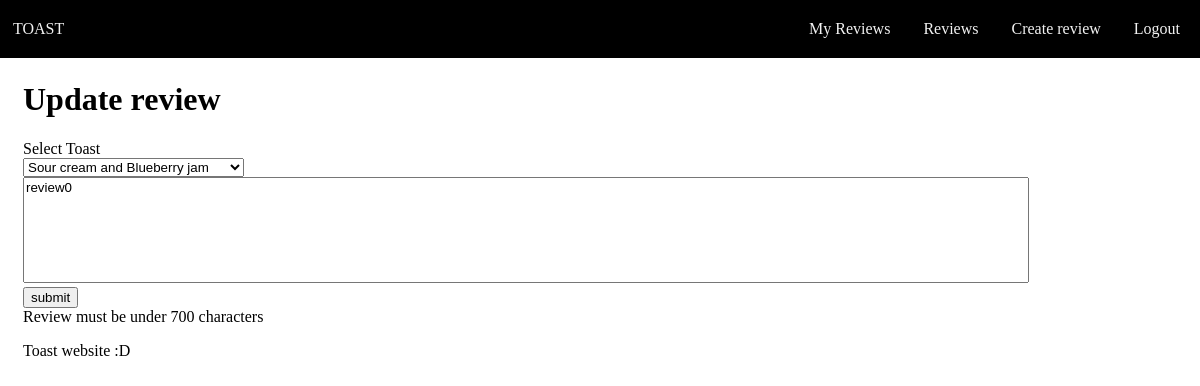
Before: /update_reviews (signed in) with the older database file.
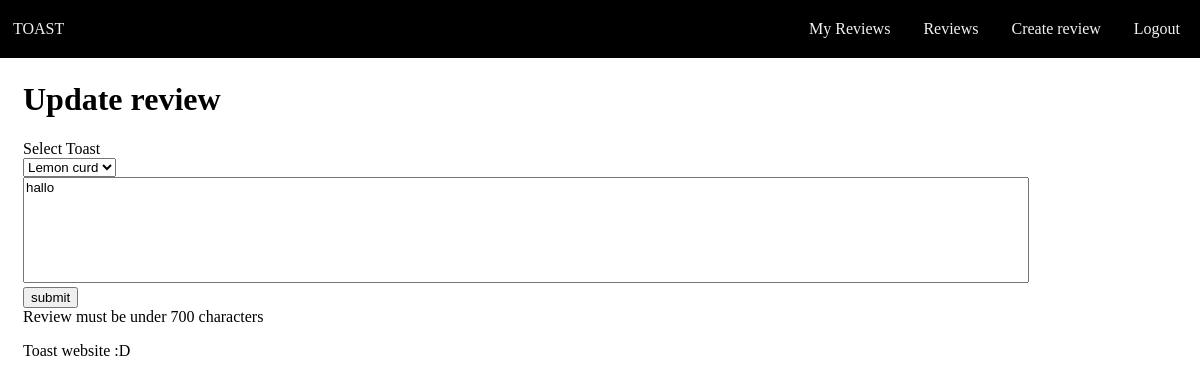
After: the same page with the newer database file.
### tables this page shows
CREATE TABLE Reviews (id INTEGER PRIMARY KEY AUTOINCREMENT, user_id INTEGER REFERENCES Users (id), review TEXT NOT NULL, toast_id, approval INTEGER);

### routes.py (the view, shortened to what this page needs)
@app.route('/update_reviews', methods=['GET', 'POST'])
def update_reviews():
    if request.method == 'GET':
        username = session['username']
        query = "SELECT t.id, description, review FROM reviews as r join users as u on r.user_id = u.id join Toast as t on r.toast_id = t.id WHERE u.username = ?"
        toasts = sql_queries(query, 1, (username, ))
        return render_template('update_reviews.html', toasts=toasts)

### routes.py (called while the page is built)
def sql_queries(query, option, data=None):
    connection = sqlite3.connect('toast.db')
    cursor = connection.cursor()
    if data:
        cursor.execute(query, data)
    else:
        cursor.execute(query)
    if option == 0:
        result = cursor.fetchone()
        return result
    elif option == 1:
        result = cursor.fetchall()
        return result
    else:
        connection.commit()
    connection.close()

### templates/update_reviews.html (shortened to what this page needs)
{% extends 'layout.html' %}
{% block h1 -%}Update review{%- endblock %}
    {% block main -%}
        <form name="Toast Reviewed" method="post">
            <label>Select Toast</label>
            <br>
            <select id="review" name="toast_id" onchange="fetchReview()">
                {% for toast in toasts %}
                <option value="{{ toast[0] }}" review="{{ toast[2] }}" SELECTED>{{ toast[1] }}</option>
                {% endfor %}
            </select>
            <br>
            <textarea name="review" id="amongus" maxlength="800">{{toasts[-1][2]}}</textarea>
            <br>
            <input type="submit" value="submit">
        </form>
        Review must be under 700 characters
    {%- endblock %}

Changed rows visible on the page:
removed Reviews: review "review0"
now on this page (row edited): Reviews: review "hallo"
Other visible differences:
form field toast_id: "Sour cream and Blueberry jam" → "Lemon curd"
